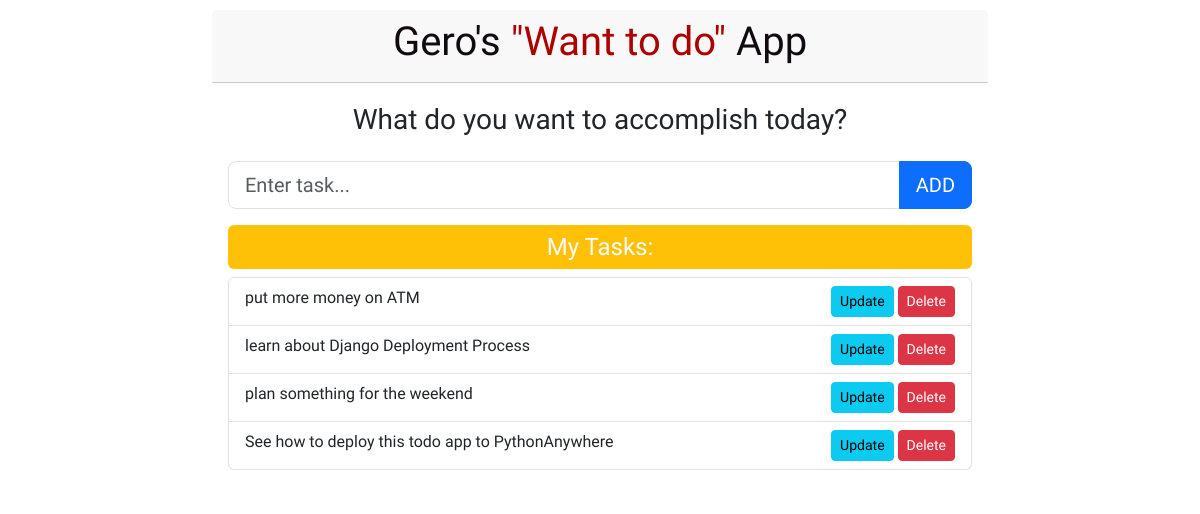
Before: / with the older database file.
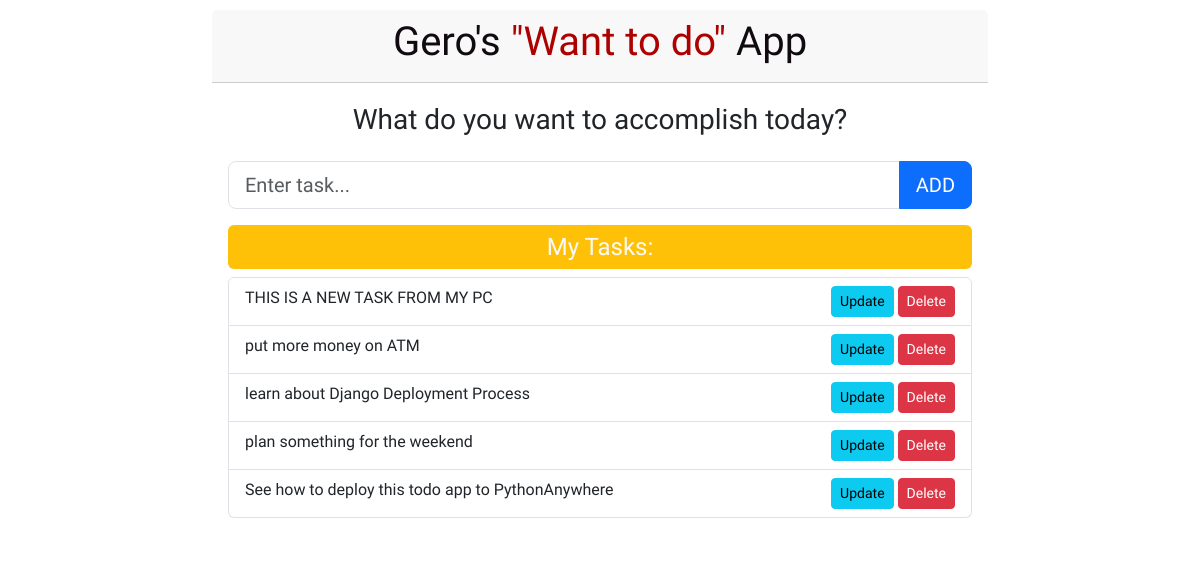
After: the same page with the newer database file.
### todoapp/models.py (models this page shows, shortened)
class Task(models.Model):
    class Meta:
        verbose_name = "Task"
        verbose_name_plural = "Tasks"
        ordering = ['-created']
    title = models.CharField(max_length=350)
    completed = models.BooleanField(default=False)
    created = models.DateTimeField(auto_now_add=True)

### todoapp/views.py (the view)
# urls.py: path("", views.index, name="index"),
@ensure_csrf_cookie
def index(request):
    form = TaskForm()
    if request.method == "POST":
        form = TaskForm(request.POST)
        if form.is_valid():
            form.save()
            return redirect("index")
    tasks = Task.objects.all()
    return render(request, "index.html", {"task_form": form, "tasks": tasks})

### todoapp/forms.py
class TaskForm(forms.ModelForm):
    class Meta:
        model = Task
        fields = "__all__"  # include all fields in form
    title = forms.CharField(
        widget=forms.TextInput(
            attrs={
                "class": "form-control form-control-lg",
                "placeholder": "Enter task...",
            }
        ),
    )
    completed = forms.CharField(
        required=False,
        widget=forms.widgets.CheckboxInput(attrs={"class": "form-check-input"}),
    )

### templates/index.html (shortened to what this page needs)
{% extends 'base.html' %}
{% load static %}
{% block content %}
<div class="card border-0">
    <h3 style="padding-top: 20px;" class="text-center heading-padding-top">What do you want to accomplish today?</h3>
    <div class="card-body">
        <form method="post">
            <div class="input-group mb-3 justify-content-center">
                {{task_form.title}}
                <button type="submit" class="btn btn-primary btn-lg">ADD</button>
            </div>
        </form>
        <h4 class="bg-warning text-light py-2 rounded text-center">My Tasks:</h4>
        <ul class="list-group">
            {% for task in tasks %}
            <li class="list-group-item list-group-item-action">
                {% if task.completed == True %}
                <strike>{{task.title}} </strike>
                {% else %}
                {{task.title}}
                {% endif %}
                <div class="float-end">
                    <a class=" btn btn-sm btn-info" href="{% url 'update_task' task.id %}   ">Update</a>
                    <a class="btn btn-sm btn-danger" href="{% url 'delete_task' task.id %}">Delete</a>
                </div>
            </li>
            {% endfor %}
        </ul>
    </div>
</div>
{% endblock content %}

### templates/base.html (shortened to what this page needs)
{% load static %}
<!DOCTYPE html>
<html lang="en">
<head>
    <link href="https://cdn.jsdelivr.net/npm/bootstrap@5.3.0-alpha1/dist/css/bootstrap.min.css" rel="stylesheet"
>
    <link rel="stylesheet" href="{% static 'css/styles.css' %} ">
</head>
<body>
    <div class="container h-100">
        <div class="card border-0">
            <div class="card-header">
                <h1 class="text-center">Gero's <span style="color: rgb(173, 0, 0);">"Want to do"</span> App</h1>
            </div>
            {% block content %}
            {% endblock content %}
        </div>
    </div>
</body>
</html>

### static/css/styles.css (style rules this page uses)
body { font-family: "Sono", sans-serif; background-image: url("../images/1.png"); padding-top: 10px; }
.container { max-width: 800px; }
h1 { color: #110b11; }

Changed rows visible on the page:
added Task: title "THIS IS A NEW TASK FROM MY PC"
